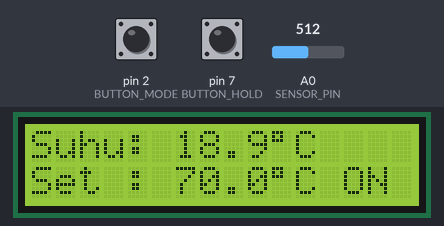
Bench run of a sketch on a simulated Arduino Uno, built with avr-gcc and run on an emulated ATmega328P. On the bench: 16×2 character LCD. The test bench sets the inputs (shaded band); at power-on: A0 (SENSOR_PIN) = 512, pin 2 (BUTTON_MODE) HIGH, pin 7 (BUTTON_HOLD) HIGH. What the sketch prints to the serial monitor is not drawn.

Above: at 1.2 s.
1.3 s: A0 (SENSOR_PIN) set to 685
At 2.8 s:
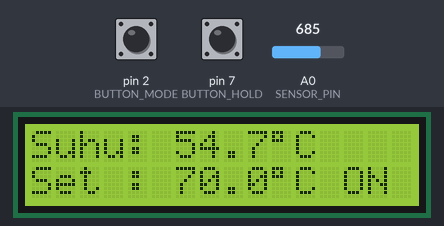
4.3 s: A0 (SENSOR_PIN) set to 705
At 6.7 s:
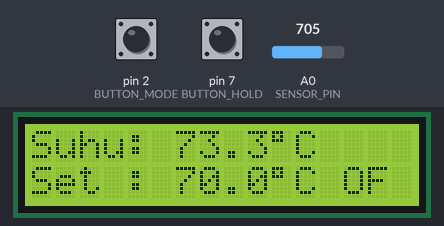
7.3 s: pin 2 (BUTTON_MODE) pulled LOW for 0.15 s
At 9.3 s:
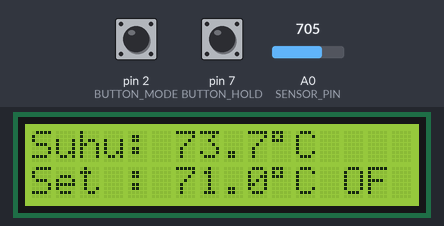
9.6 s: A0 (SENSOR_PIN) set to 677
At 10.9 s:
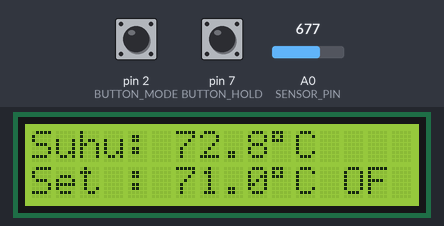
12.6 s: A0 (SENSOR_PIN) set to 662
At 13.8 s:
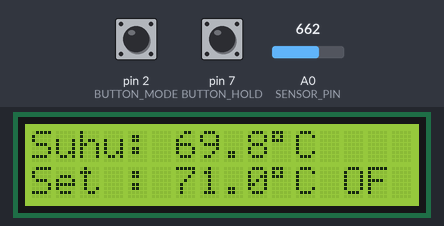
15.6 s: pin 2 (BUTTON_MODE) pulled LOW for 1 s
At 17.3 s:
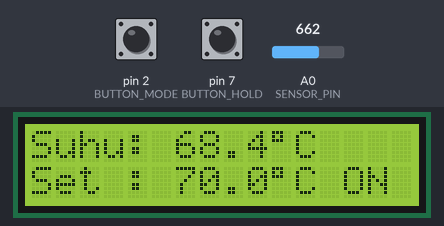
Timing chart, 0 to 18.8 s (numbered marks = the images above; inputs shaded):
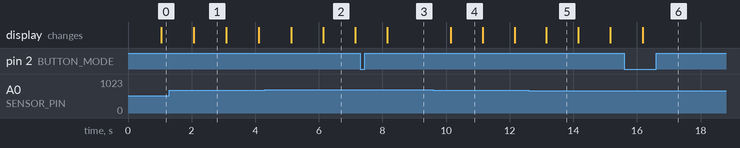

Measured:
- the behaviour switches between 695 and 696 on A0 (SENSOR_PIN) (found by bisection; images 1 and 2)
- after the input at 4.3 s, the display: first changes after 0.83 s (image 2 shows a later state)
- after the input at 7.3 s, the display: changes after 0.84 s (image 3)
- after the input at 9.6 s, the display: changes after 0.55 s (image 4)
- after the input at 12.6 s, the display: changes after 0.55 s (image 5)
- after the input at 15.6 s, the display: changes after 0.59 s (image 6)
- what the display in image 1 shows lasts 1.0 s, from 2.1 s to 3.1 s

The sketch:

hold2pin.ino
```cpp
#include <Wire.h>
#include <LiquidCrystal_I2C.h>

// LCD I2C dan pin
LiquidCrystal_I2C lcd(0x27, 16, 2);

#define SENSOR_PIN A0
#define SSR_PIN 8
#define BUTTON_HOLD 7
#define BUTTON_MODE 2

#define JUMLAH_SAMPLE_ADC 20
#define DEBOUNCE_DELAY 50
#define LCD_UPDATE_DELAY 1000
#define ADC_SAMPLE_DELAY 100

#define DEADBAND 5.0f
#define SETPOINT_STEP 1.0f

float setpoint = 70.0f;
float suhu = 0;
float error = 0;
float halfDeadband = DEADBAND / 2;

unsigned int adcBuffer[JUMLAH_SAMPLE_ADC] = {0};
unsigned char adcIndex = 0;
float adcAvg = 0;
float fGetTemperature(float adc) {
  float a = 1.53e-5;
  float b = 0.1012;
  float c = -5.25;
  return a * adc * adc + b * adc + c;
}

// Mode: 0 = idle, 1 = tambah, 2 = kurang
int mode = 0;
bool lcdHold = false;
bool ssrState = false;

unsigned long lastAdcTime = 0;
unsigned long lastLcdTime = 0;
unsigned long lastDebounceTimeHold = 0;
unsigned long lastDebounceTimeMode = 0;
bool lastHoldState = HIGH;
bool lastModeState = HIGH;

void setup() {
  pinMode(SENSOR_PIN, INPUT);
  pinMode(SSR_PIN, OUTPUT);
  pinMode(BUTTON_HOLD, INPUT_PULLUP);
  pinMode(BUTTON_MODE, INPUT_PULLUP);

  digitalWrite(SSR_PIN, HIGH); // SSR OFF awal (karena LOW = ON untuk SSR)

  lcd.init();
  lcd.backlight();

  Serial.begin(19200);
  Serial.println("Kontrol Temperatur - Gabungan");
}

void loop() {
  // ----------- Sampling ADC -------------
  if (millis() - lastAdcTime >= ADC_SAMPLE_DELAY) {
    lastAdcTime = millis();
    adcBuffer[adcIndex] = analogRead(SENSOR_PIN);
    adcIndex = (adcIndex + 1) % JUMLAH_SAMPLE_ADC;

    unsigned long total = 0;
    for (int i = 0; i < JUMLAH_SAMPLE_ADC; i++) {
      total += adcBuffer[i];
    }
    adcAvg = (float)total / JUMLAH_SAMPLE_ADC;
    suhu = fGetTemperature(adcAvg);
  }

  // ----------- Kontrol SSR (Hysteresis) -------------
  error = setpoint - suhu;
  if (error > halfDeadband) {
    digitalWrite(SSR_PIN, LOW);  // ON (aktif jika LOW)
    ssrState = true;
  } else if (error < -halfDeadband) {
    digitalWrite(SSR_PIN, HIGH); // OFF
    ssrState = false;
  }

  // ----------- Tombol HOLD (pin 7) -------------
  bool currentHoldState = digitalRead(BUTTON_HOLD);
  if (currentHoldState != lastHoldState && millis() - lastDebounceTimeHold > DEBOUNCE_DELAY) {
    lastDebounceTimeHold = millis();
    if (currentHoldState == LOW) {
      lcdHold = !lcdHold;
    }
  }
  lastHoldState = currentHoldState;

  // ----------- Tombol MODE (pin 2) -------------
  bool currentModeState = digitalRead(BUTTON_MODE);
  if (currentModeState != lastModeState && millis() - lastDebounceTimeMode > DEBOUNCE_DELAY) {
    lastDebounceTimeMode = millis();
    if (currentModeState == LOW) {
      mode = (mode + 1) % 3;
      if (mode == 1) {
        setpoint += SETPOINT_STEP;
      } else if (mode == 2) {
        setpoint -= SETPOINT_STEP;
      }
    }
  }
  lastModeState = currentModeState;

  // ----------- Update LCD -------------
  if (!lcdHold && millis() - lastLcdTime >= LCD_UPDATE_DELAY) {
    lastLcdTime = millis();
    lcd.setCursor(0, 0);
    lcd.print("Suhu: ");
    lcd.print(suhu, 1);
    lcd.print((char)223); // Derajat
    lcd.print("C    ");

    lcd.setCursor(0, 1);
    lcd.print("Set : ");
    lcd.print(setpoint, 1);
    lcd.print((char)223);
    lcd.print("C ");
    lcd.print(ssrState ? "ON " : "OFF");

    lcd.setCursor(15, 1);
    if (lcdHold) lcd.print("H");
    else lcd.print(" ");
  }

  // Serial log
  Serial.print("Suhu: ");
  Serial.print(suhu);
  Serial.print(" C | Set: ");
  Serial.print(setpoint);
  Serial.print(" C | SSR: ");
  Serial.println(ssrState ? "ON" : "OFF");
}
```
